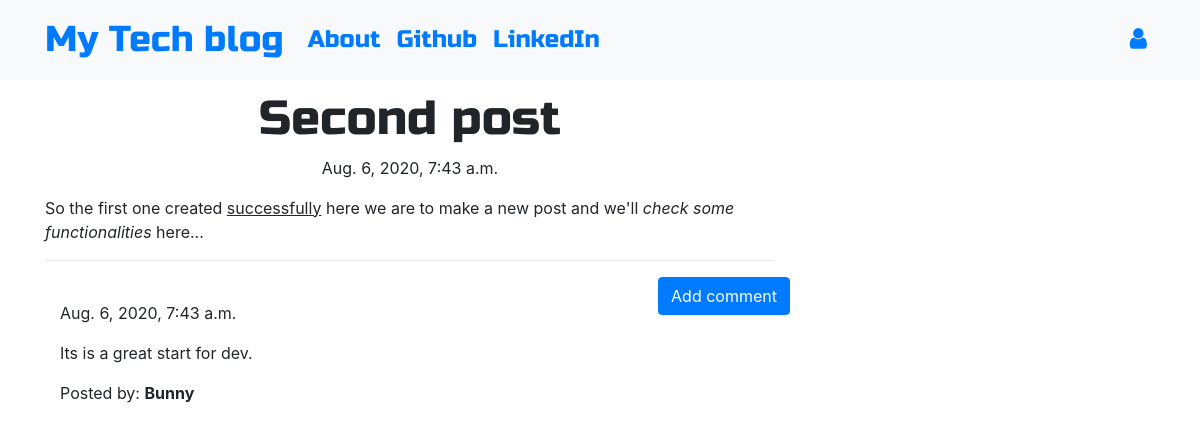
Screenshot of /post/2 with the database file from the repository.
### blog/models.py (models this page shows, shortened)
class Post(models.Model):
    author = models.ForeignKey('auth.User',on_delete=models.CASCADE)
    title = models.CharField(max_length=200)
    text = models.TextField()
    created_date = models.DateTimeField(default=timezone.now)
    published_date = models.DateTimeField(blank=True, null=True)

class Comment(models.Model):
    post = models.ForeignKey('blog.Post', related_name='comments',on_delete=models.CASCADE)
    author = models.CharField(max_length=200)
    text = models.TextField()
    created_date = models.DateTimeField(default=timezone.now)
    approved_comment = models.BooleanField(default=False)

### blog/views.py (the view)
# urls.py: path('post/<int:pk>', views.PostDetailView.as_view(), name='post_detail'),
class PostDetailView(DetailView):
    model = Post

### blog/templates/blog/post_detail.html (shortened to what this page needs)
{% extends 'blog/base.html' %}
{% block content %}
        <h1 class='posttitle loader'>{{ post.title }}</h1>
        {% if post.published_date %}
            <div class="date postdate">
                {{ post.published_date }}
            </div>
        {% else %}
            <a class="btn btn-outline-dark" href="{% url 'post_publish' pk=post.pk %}">Publish</a>
        {% endif %}
      <p class='postcontent' >{{ post.text|safe|linebreaksbr }}</p>
  <hr>
  <a class="btn btn-primary btn-comment" href="{% url 'add_comment_to_post' pk=post.pk %}">Add comment</a>
  <div class="container">
  {% for comment in post.comments.all %}
  <br>
      {% if user.is_authenticated or comment.approved_comment %}
              {{ comment.created_date }}
          <p>{{ comment.text|safe|linebreaks }}</p>
          <p>Posted by: <strong>{{ comment.author }}</strong></p>
      {% endif %}
  {% empty %}
      <p>No comments posted.</p>
  {% endfor %}
</div>
{% endblock %}

### blog/static/css/blog.css (style rules this page uses)
.postdate { text-align: center; }
.posttitle { font-family: 'Russo One', sans-serif; font-size: 3em; text-align: center; }
.postcontent { font-family: 'Montserrat'; font-size: 1.5em; }
.btn-comment { position: absolute; right: 0px; }
.loader { filter:hue-rotate(0deg); color: linear-gradient(45deg,#0f8,#08f); animation:hue 5000ms infinite linear; }

### rows the page displays
Post: title "Second post", published_date "Aug. 6, 2020, 7:43 a.m.", text "So the first one created successfully here we are to make a new post and we'll check some functionalities here..."
Comment: created_date "Aug. 6, 2020, 7:43 a.m.", text "Its is a great start for dev.", author "Bunny"
